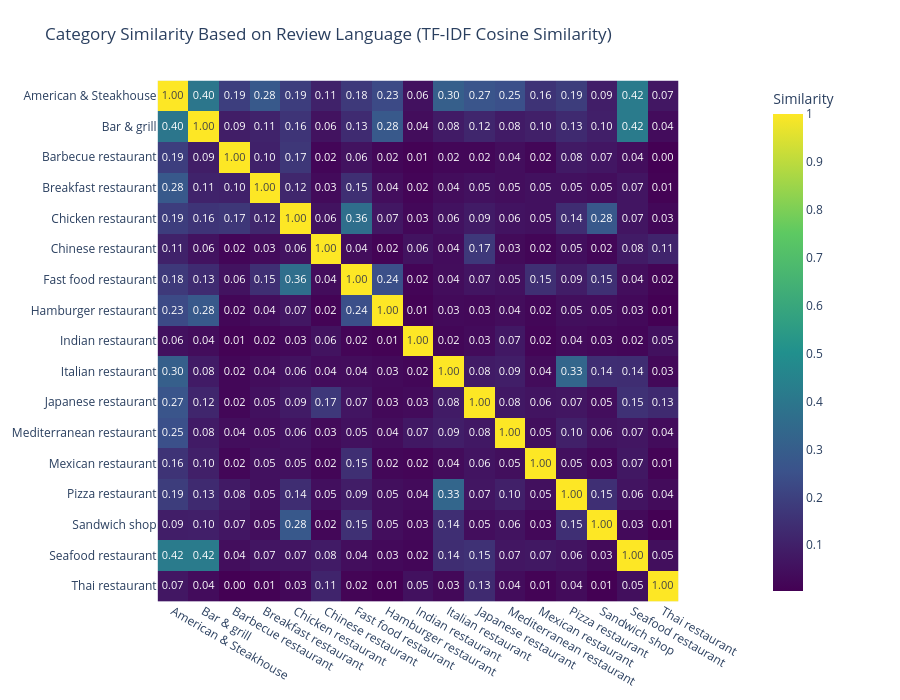

The code cell stored with this chart in its notebook:
### Code cell
category_reviews_cleaned3 = dataset.groupby("categoryName")["without_custom_stopwords_cleaned_review_body"].apply(lambda x: " ".join(x)).reset_index()
tfidf_matrix2 = vectorizer.fit_transform(category_reviews_cleaned3["without_custom_stopwords_cleaned_review_body"])

similarity_matrix_cleaned3 = cosine_similarity(tfidf_matrix2)

similarity_df_cleaned3 = pd.DataFrame(
    similarity_matrix_cleaned3,
    index=category_reviews_cleaned3["categoryName"],
    columns=category_reviews_cleaned3["categoryName"])

heatmap_chart(similarity_df_cleaned3,
              title="Category Similarity Based on Review Language (TF-IDF Cosine Similarity)",)

### Figure 1 — Plotly figure (JSON) as saved in the notebook; plotly's stock layout.template omitted (floating-point values rounded to 4 significant figures; data arrays with more than 128 entries replaced by an {"elided": "..."} marker saying what was removed)
{"data": [{"coloraxis": "coloraxis", "hovertemplate": "x: %{x}<br>y: %{y}<br>Similarity: %{z}<extra></extra>", "name": "0", "texttemplate": "%{z:.2f}", "type": "heatmap", "x": ["American & Steakhouse", "Bar & grill", "Barbecue restaurant", "Breakfast restaurant", "Chicken restaurant", "Chinese restaurant", "Fast food restaurant", "Hamburger restaurant", "Indian restaurant", "Italian restaurant", "Japanese restaurant", "Mediterranean restaurant", "Mexican restaurant", "Pizza restaurant", "Sandwich shop", "Seafood restaurant", "Thai restaurant"], "xaxis": "x", "y": ["American & Steakhouse", "Bar & grill", "Barbecue restaurant", "Breakfast restaurant", "Chicken restaurant", "Chinese restaurant", "Fast food restaurant", "Hamburger restaurant", "Indian restaurant", "Italian restaurant", "Japanese restaurant", "Mediterranean restaurant", "Mexican restaurant", "Pizza restaurant", "Sandwich shop", "Seafood restaurant", "Thai restaurant"], "yaxis": "y", "z": {"elided": "17x17 float values"}}], "layout": {"coloraxis": {"colorbar": {"title": {"text": "Similarity"}}, "colorscale": [[0, "#440154"], [0.25, "#3b528b"], [0.5, "#21908d"], [0.75, "#5dc962"], [1, "#fde725"]], "showscale": true}, "height": 700, "margin": {"b": 60, "l": 80, "r": 150, "t": 80}, "title": {"text": "Category Similarity Based on Review Language (TF-IDF Cosine Similarity)"}, "width": 900, "xaxis": {"anchor": "y", "constrain": "domain", "domain": [0, 1], "scaleanchor": "y"}, "yaxis": {"anchor": "x", "autorange": "reversed", "constrain": "domain", "domain": [0, 1]}}}
